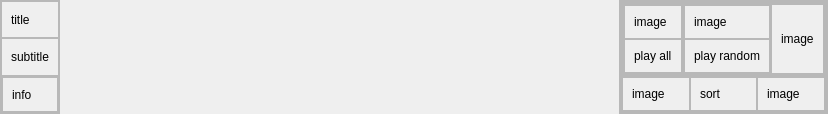
<?xml version="1.0" encoding="UTF-8"?>
<ui version="4.0">
 <class>AlbumInfo</class>
 <widget class="QWidget" name="AlbumInfo">
  <property name="geometry">
   <rect>
    <x>0</x>
    <y>0</y>
    <width>828</width>
    <height>81</height>
   </rect>
  </property>
  <property name="windowTitle">
   <string>Form</string>
  </property>
  <layout class="QHBoxLayout" name="horizontalLayout">
   <property name="spacing">
    <number>0</number>
   </property>
   <property name="leftMargin">
    <number>0</number>
   </property>
   <property name="topMargin">
    <number>0</number>
   </property>
   <property name="rightMargin">
    <number>0</number>
   </property>
   <property name="bottomMargin">
    <number>0</number>
   </property>
   <item>
    <widget class="QFrame" name="frame">
     <property name="frameShape">
      <enum>QFrame::StyledPanel</enum>
     </property>
     <property name="frameShadow">
      <enum>QFrame::Raised</enum>
     </property>
     <layout class="QVBoxLayout" name="verticalLayout_3">
      <property name="spacing">
       <number>0</number>
      </property>
      <property name="leftMargin">
       <number>0</number>
      </property>
      <property name="topMargin">
       <number>0</number>
      </property>
      <property name="rightMargin">
       <number>0</number>
      </property>
      <property name="bottomMargin">
       <number>0</number>
      </property>
      <item>
       <widget class="QFrame" name="frame_14">
        <property name="frameShape">
         <enum>QFrame::StyledPanel</enum>
        </property>
        <property name="frameShadow">
         <enum>QFrame::Raised</enum>
        </property>
        <layout class="QGridLayout" name="gridLayout_15">
         <item row="0" column="0">
          <widget class="QLabel" name="labelTitle">
           <property name="text">
            <string>title</string>
           </property>
          </widget>
         </item>
        </layout>
       </widget>
      </item>
      <item>
       <widget class="QFrame" name="frame_15">
        <property name="frameShape">
         <enum>QFrame::StyledPanel</enum>
        </property>
        <property name="frameShadow">
         <enum>QFrame::Raised</enum>
        </property>
        <layout class="QGridLayout" name="gridLayout_14">
         <item row="0" column="0">
          <widget class="QLabel" name="labelSubtitle">
           <property name="text">
            <string>subtitle</string>
           </property>
          </widget>
         </item>
        </layout>
       </widget>
      </item>
      <item>
       <widget class="QFrame" name="frame_16">
        <property name="frameShape">
         <enum>QFrame::StyledPanel</enum>
        </property>
        <property name="frameShadow">
         <enum>QFrame::Raised</enum>
        </property>
        <layout class="QHBoxLayout" name="horizontalLayout_4">
         <property name="spacing">
          <number>0</number>
         </property>
         <property name="leftMargin">
          <number>0</number>
         </property>
         <property name="topMargin">
          <number>0</number>
         </property>
         <property name="rightMargin">
          <number>0</number>
         </property>
         <property name="bottomMargin">
          <number>0</number>
         </property>
         <item>
          <widget class="QFrame" name="frame_17">
           <property name="frameShape">
            <enum>QFrame::StyledPanel</enum>
           </property>
           <property name="frameShadow">
            <enum>QFrame::Raised</enum>
           </property>
           <layout class="QGridLayout" name="gridLayout_13">
            <item row="0" column="0">
             <widget class="QLabel" name="labelInfo">
              <property name="text">
               <string>info</string>
              </property>
             </widget>
            </item>
           </layout>
          </widget>
         </item>
        </layout>
       </widget>
      </item>
     </layout>
    </widget>
   </item>
   <item>
    <spacer name="horizontalSpacer">
     <property name="orientation">
      <enum>Qt::Horizontal</enum>
     </property>
     <property name="sizeHint" stdset="0">
      <size>
       <width>291</width>
       <height>20</height>
      </size>
     </property>
    </spacer>
   </item>
   <item>
    <widget class="QFrame" name="frame_2">
     <property name="frameShape">
      <enum>QFrame::StyledPanel</enum>
     </property>
     <property name="frameShadow">
      <enum>QFrame::Raised</enum>
     </property>
     <layout class="QVBoxLayout" name="verticalLayout">
      <property name="spacing">
       <number>0</number>
      </property>
      <property name="leftMargin">
       <number>0</number>
      </property>
      <property name="topMargin">
       <number>0</number>
      </property>
      <property name="rightMargin">
       <number>0</number>
      </property>
      <property name="bottomMargin">
       <number>0</number>
      </property>
      <item>
       <widget class="QFrame" name="frame_4">
        <property name="frameShape">
         <enum>QFrame::StyledPanel</enum>
        </property>
        <property name="frameShadow">
         <enum>QFrame::Raised</enum>
        </property>
        <layout class="QVBoxLayout" name="verticalLayout_2">
         <property name="spacing">
          <number>0</number>
         </property>
         <property name="leftMargin">
          <number>0</number>
         </property>
         <property name="topMargin">
          <number>0</number>
         </property>
         <property name="rightMargin">
          <number>0</number>
         </property>
         <property name="bottomMargin">
          <number>0</number>
         </property>
         <item>
          <widget class="QFrame" name="frame_6">
           <property name="frameShape">
            <enum>QFrame::StyledPanel</enum>
           </property>
           <property name="frameShadow">
            <enum>QFrame::Raised</enum>
           </property>
           <layout class="QGridLayout" name="gridLayout">
            <property name="leftMargin">
             <number>0</number>
            </property>
            <property name="topMargin">
             <number>0</number>
            </property>
            <property name="rightMargin">
             <number>0</number>
            </property>
            <property name="bottomMargin">
             <number>0</number>
            </property>
            <property name="horizontalSpacing">
             <number>0</number>
            </property>
            <item row="0" column="0">
             <widget class="QFrame" name="frame_10">
              <property name="frameShape">
               <enum>QFrame::StyledPanel</enum>
              </property>
              <property name="frameShadow">
               <enum>QFrame::Raised</enum>
              </property>
              <layout class="QHBoxLayout" name="horizontalLayout_3">
               <property name="spacing">
                <number>0</number>
               </property>
               <property name="leftMargin">
                <number>0</number>
               </property>
               <property name="topMargin">
                <number>0</number>
               </property>
               <property name="rightMargin">
                <number>0</number>
               </property>
               <property name="bottomMargin">
                <number>0</number>
               </property>
               <item>
                <widget class="QFrame" name="framePlayAll">
                 <property name="frameShape">
                  <enum>QFrame::StyledPanel</enum>
                 </property>
                 <property name="frameShadow">
                  <enum>QFrame::Raised</enum>
                 </property>
                 <layout class="QVBoxLayout" name="verticalLayout_4">
                  <property name="spacing">
                   <number>0</number>
                  </property>
                  <property name="leftMargin">
                   <number>0</number>
                  </property>
                  <property name="topMargin">
                   <number>0</number>
                  </property>
                  <property name="rightMargin">
                   <number>0</number>
                  </property>
                  <property name="bottomMargin">
                   <number>0</number>
                  </property>
                  <item>
                   <widget class="QFrame" name="frame_21">
                    <property name="frameShape">
                     <enum>QFrame::StyledPanel</enum>
                    </property>
                    <property name="frameShadow">
                     <enum>QFrame::Raised</enum>
                    </property>
                    <layout class="QGridLayout" name="gridLayout_2">
                     <item row="0" column="0">
                      <widget class="QLabel" name="labelImagePlayAll">
                       <property name="text">
                        <string>image</string>
                       </property>
                      </widget>
                     </item>
                    </layout>
                   </widget>
                  </item>
                  <item>
                   <widget class="QFrame" name="frame_22">
                    <property name="frameShape">
                     <enum>QFrame::StyledPanel</enum>
                    </property>
                    <property name="frameShadow">
                     <enum>QFrame::Raised</enum>
                    </property>
                    <layout class="QGridLayout" name="gridLayout_5">
                     <item row="0" column="0">
                      <widget class="QLabel" name="labelPlayAll">
                       <property name="text">
                        <string>play all</string>
                       </property>
                      </widget>
                     </item>
                    </layout>
                   </widget>
                  </item>
                 </layout>
                </widget>
               </item>
               <item>
                <widget class="QFrame" name="framePlayRandom">
                 <property name="frameShape">
                  <enum>QFrame::StyledPanel</enum>
                 </property>
                 <property name="frameShadow">
                  <enum>QFrame::Raised</enum>
                 </property>
                 <layout class="QVBoxLayout" name="verticalLayout_5">
                  <property name="spacing">
                   <number>0</number>
                  </property>
                  <property name="leftMargin">
                   <number>0</number>
                  </property>
                  <property name="topMargin">
                   <number>0</number>
                  </property>
                  <property name="rightMargin">
                   <number>0</number>
                  </property>
                  <property name="bottomMargin">
                   <number>0</number>
                  </property>
                  <item>
                   <widget class="QFrame" name="frame_23">
                    <property name="frameShape">
                     <enum>QFrame::StyledPanel</enum>
                    </property>
                    <property name="frameShadow">
                     <enum>QFrame::Raised</enum>
                    </property>
                    <layout class="QGridLayout" name="gridLayout_3">
                     <item row="0" column="0">
                      <widget class="QLabel" name="labelImagePlayRandom">
                       <property name="text">
                        <string>image</string>
                       </property>
                      </widget>
                     </item>
                    </layout>
                   </widget>
                  </item>
                  <item>
                   <widget class="QFrame" name="frame_24">
                    <property name="frameShape">
                     <enum>QFrame::StyledPanel</enum>
                    </property>
                    <property name="frameShadow">
                     <enum>QFrame::Raised</enum>
                    </property>
                    <layout class="QGridLayout" name="gridLayout_6">
                     <item row="0" column="0">
                      <widget class="QLabel" name="labelPlayRandom">
                       <property name="text">
                        <string>play random</string>
                       </property>
                      </widget>
                     </item>
                    </layout>
                   </widget>
                  </item>
                 </layout>
                </widget>
               </item>
               <item>
                <widget class="QFrame" name="frameSubmenu">
                 <property name="frameShape">
                  <enum>QFrame::StyledPanel</enum>
                 </property>
                 <property name="frameShadow">
                  <enum>QFrame::Raised</enum>
                 </property>
                 <layout class="QGridLayout" name="gridLayout_4">
                  <item row="0" column="0">
                   <widget class="QLabel" name="labelImageSubmenu">
                    <property name="text">
                     <string>image</string>
                    </property>
                   </widget>
                  </item>
                 </layout>
                </widget>
               </item>
              </layout>
             </widget>
            </item>
           </layout>
          </widget>
         </item>
         <item>
          <widget class="QFrame" name="frameSort">
           <property name="frameShape">
            <enum>QFrame::StyledPanel</enum>
           </property>
           <property name="frameShadow">
            <enum>QFrame::Raised</enum>
           </property>
           <layout class="QHBoxLayout" name="horizontalLayout_2">
            <property name="spacing">
             <number>0</number>
            </property>
            <property name="leftMargin">
             <number>0</number>
            </property>
            <property name="topMargin">
             <number>0</number>
            </property>
            <property name="rightMargin">
             <number>0</number>
            </property>
            <property name="bottomMargin">
             <number>0</number>
            </property>
            <item>
             <widget class="QFrame" name="frame_7">
              <property name="frameShape">
               <enum>QFrame::StyledPanel</enum>
              </property>
              <property name="frameShadow">
               <enum>QFrame::Raised</enum>
              </property>
              <layout class="QGridLayout" name="gridLayout_7">
               <item row="0" column="0">
                <widget class="QLabel" name="labelImageSort">
                 <property name="text">
                  <string>image</string>
                 </property>
                </widget>
               </item>
              </layout>
             </widget>
            </item>
            <item>
             <widget class="QFrame" name="frame_8">
              <property name="frameShape">
               <enum>QFrame::StyledPanel</enum>
              </property>
              <property name="frameShadow">
               <enum>QFrame::Raised</enum>
              </property>
              <layout class="QGridLayout" name="gridLayout_8">
               <item row="0" column="0">
                <widget class="QLabel" name="labelSort">
                 <property name="text">
                  <string>sort</string>
                 </property>
                </widget>
               </item>
              </layout>
             </widget>
            </item>
            <item>
             <widget class="QFrame" name="frame_9">
              <property name="frameShape">
               <enum>QFrame::StyledPanel</enum>
              </property>
              <property name="frameShadow">
               <enum>QFrame::Raised</enum>
              </property>
              <layout class="QGridLayout" name="gridLayout_9">
               <item row="0" column="0">
                <widget class="QLabel" name="labelImageSort2">
                 <property name="text">
                  <string>image</string>
                 </property>
                </widget>
               </item>
              </layout>
             </widget>
            </item>
           </layout>
          </widget>
         </item>
        </layout>
       </widget>
      </item>
     </layout>
    </widget>
   </item>
  </layout>
 </widget>
 <resources/>
 <connections/>
</ui>
